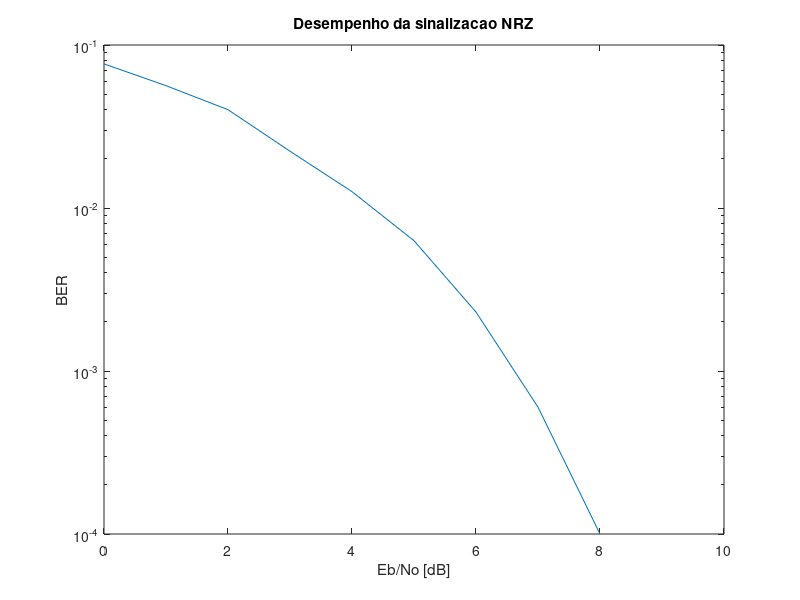

Write the MATLAB code that produced this figure.
% clear all
% close all
% clc

M = 2; % numero de simbolos da transmissao 
N = 500; % fator de superamostragem
A = 1; % amplitude pulso
Eb = 1; % Energia bit
Rb = 10; % taxa de bits por segundo
passo_t = 1/(N*Rb);
filtro_nrz = ones(1, N); % filtro NRZ
limiar_nrz = 0;

info = randi([0 M-1], 1, 10000);
% super amostragem usada pra simular o sinal transmitido (continuo)
info_up = upsample(info, N);
t = [0:passo_t:(length(info)/Rb) - passo_t];

for Eb_No_dB = 0:10
    No = Eb/(10^(Eb_No_dB/10));
    ruido = sqrt(No/2)*randn(1, length(info_up)); % ruido para cada amostra
    tx = filter(filtro_nrz, 1, info_up)*(2*A)-A; % *(2*A)-A pra ficar entre -A e +A
    rx = tx + ruido;

    % t_rec = ones(1, Rb);
    % t_rec_s = upsample(t_rec, N, (N/2)-1);
    % z_t = rx.*t_rec_s;
    z_T = rx(N/2:N:end);
    info_hat = z_T > limiar_nrz;
    num_erro = sum(xor(info, info_hat)); % comparando os erros de bit
    taxa_erro(Eb_No_dB + 1) = num_erro/length(info);
end
Eb_No_vec = [0:10];
semilogy(Eb_No_vec, taxa_erro)
xlabel('Eb/No [dB]')
ylabel('BER')
title('Desempenho da sinalizacao NRZ')
hold on